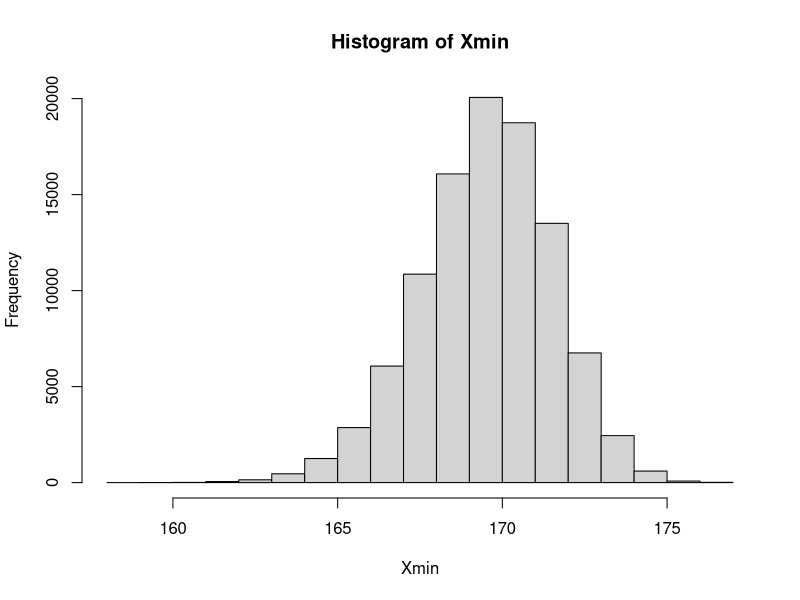
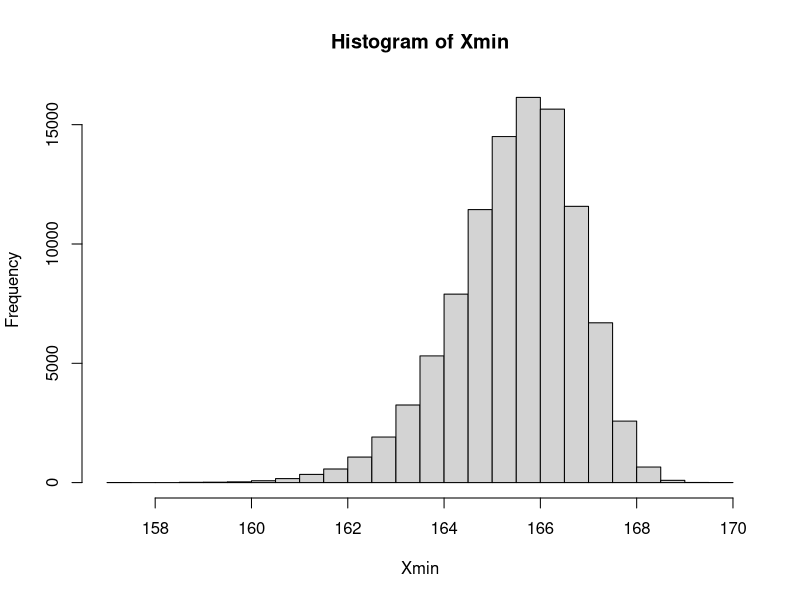
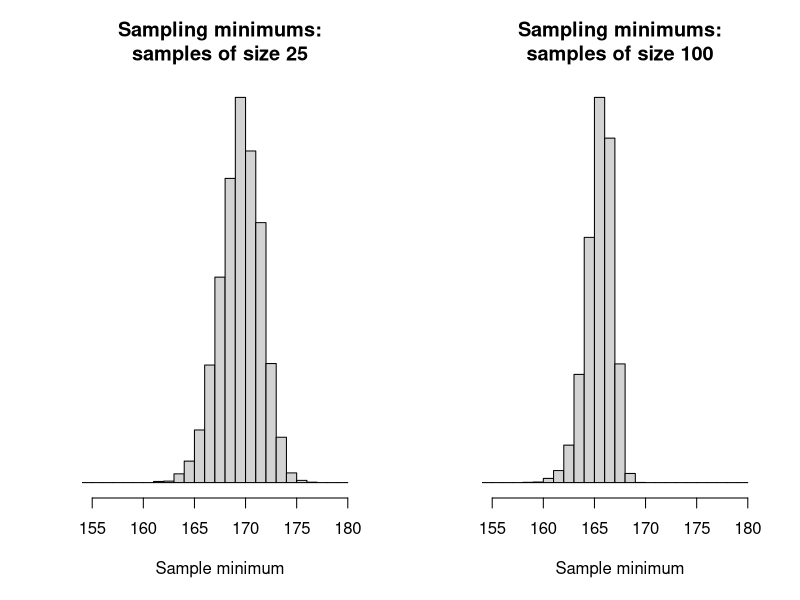
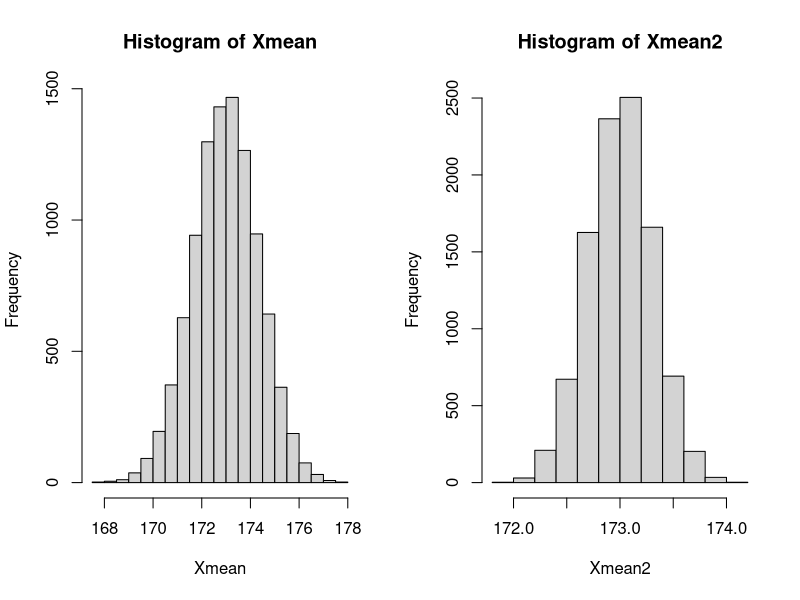
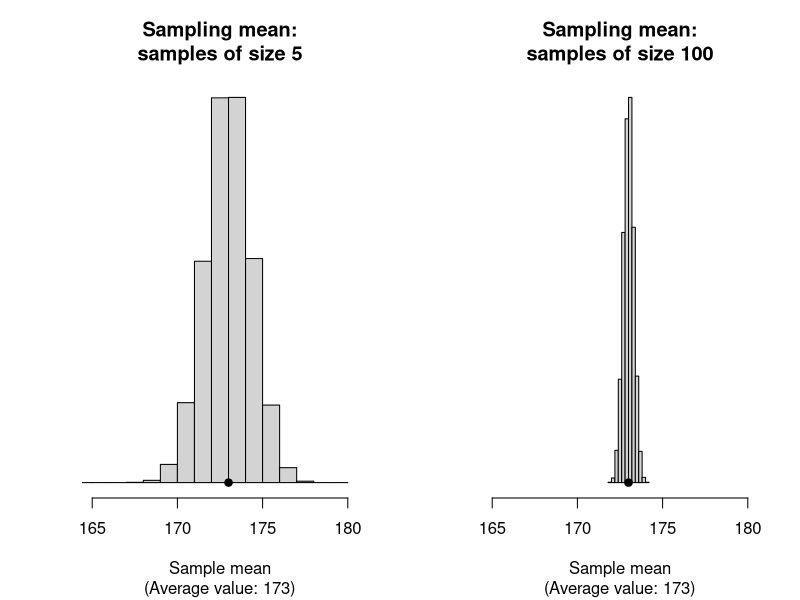
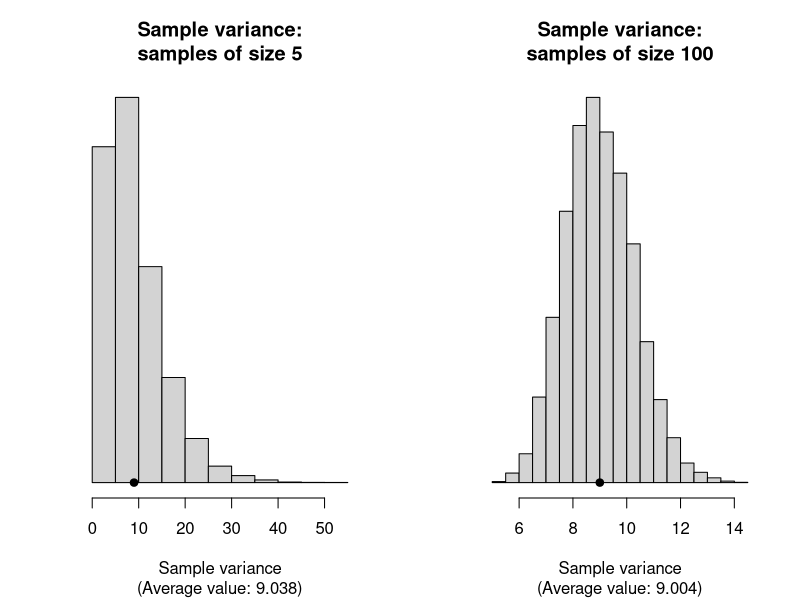
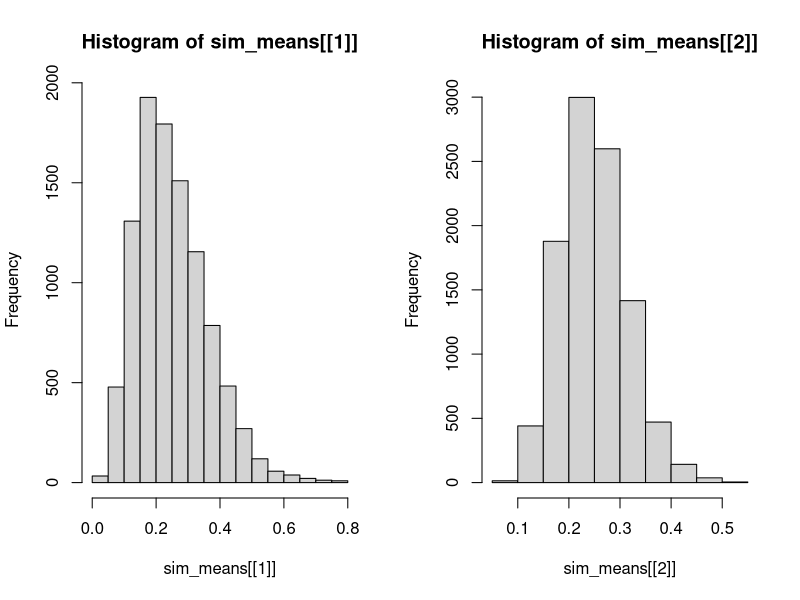
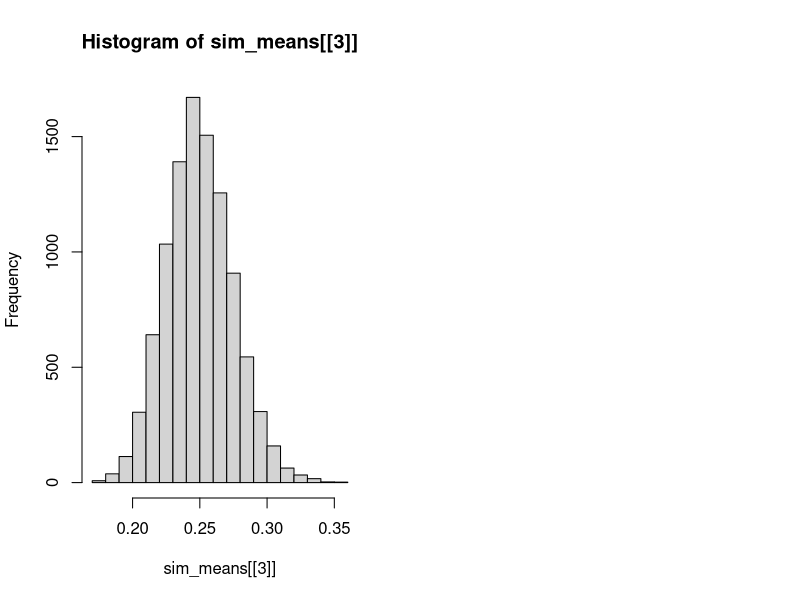

Reproduce these figures in R, in order. (Note: this script raises an error after producing the figures.)
## ---- chunk 1
Population <- c(22, 23, 27, 28, 38)
min_P <- min(Population)
min_P
## ---- chunk 2
combn(Population, 2)
## ---- chunk 3
min_S <- combn(Population, 2, FUN = min)
min_S
## ---- chunk 4
table(min_S)
## ---- chunk 5
min_S <- combn(Population, 4, FUN = min)
table(min_S)
## ---- chunk 6
set.seed(1592875)
## ---- chunk 7
x_Mn <- 173; x_Sd <- 3        # Population (model) mean, std dev.
sample_Size <- 5              # Sample size is 5
x1 <- rnorm(sample_Size,      # Take a sample of this size
            mean = x_Mn, sd = x_Sd)
min(x1)    # Compute the sample minimum for this sample
## ---- chunk 8
num_Sims <- 100000           # Number of simulations

# Generate random values
Xvals <- rnorm(num_Sims * sample_Size,
               mean = x_Mn, sd = x_Sd)

# Place these into an array, with each sample as a column 
Xvals <- array(Xvals,
               dim = c(sample_Size, num_Sims) )

# Find the minimum of each sample (i.e., column)
Xmin   <- apply(Xvals, 
                MARGIN = 2, 
                FUN = min) 
hist(Xmin)          # Create the histogram of sample minimums
## ---- chunk 9
sample_Size2 <- 100

# Generate random values
Xvals <- rnorm(num_Sims * sample_Size2,
               mean = x_Mn, sd = x_Sd)

# Place these into an array, with each sample as a column 
Xvals <- array(Xvals,
               dim = c(sample_Size2, num_Sims) )

# Find the minimum of each sample (i.e., column)
Xmin   <- apply(Xvals, 
                MARGIN = 2, 
                FUN = min) 
hist(Xmin)          # Create the histogram of sample minimums
## ---- chunk 10
par( mfrow = c(1, 2))

set.seed(1592875)

sample_Size <- 5

x_Mn <- 173
x_Sd <- 3
num_Sims <- 10000          # Number of simulations

#####

# Generate random values
Xvals <- rnorm(num_Sims * sample_Size,
               mean = x_Mn, sd = x_Sd)

# Place these into an array, with each sample as a column 
Xvals <- array(Xvals,
               dim = c(sample_Size, num_Sims) )

# Find the minimum of each sample (i.e., column)
Xmin   <- apply(Xvals, 
                MARGIN = 2, 
                FUN = min) 

hist(Xmin, 
     xlim = c(155, 180),
     xlab = "Sample minimum",
     ylab = "",
     breaks = seq(150, 180, by = 1),
     main = "Sampling minimums:\nsamples of size 25",
     axes = FALSE)
axis(side = 1)

#####

sample_Size2 <- 100

Xvals2 <- rnorm(num_Sims * sample_Size2,
                mean = x_Mn, sd = x_Sd)
Xvals2 <- array(Xvals2,
                dim = c(sample_Size2, num_Sims) )
Xmin2  <- apply(Xvals2, 
                MARGIN = 2, 
                FUN = "min") 

hist(Xmin2, 
     xlim = c(155, 180),
     xlab = "Sample minimum",
     ylab = "",
     breaks = seq(150, 180, by = 1),
     main = "Sampling minimums:\nsamples of size 100",
     axes = FALSE)
axis(side = 1)
## ---- chunk 11
# Mean: n = 5
Xmean   <- apply(Xvals, 
                 MARGIN = 2, 
                 FUN = mean) 
hist(Xmean)          # Create the histogram of sample minimums

# Mean: n = 100
Xmean2   <- apply(Xvals2, 
                 MARGIN = 2, 
                 FUN = mean) 
hist(Xmean2)          # Create the histogram of sample minimums
## ---- chunk 12
par( mfrow = c(1, 2))

hist(Xmean, 
     xlim = c(165, 180),
     xlab = "Sample mean",
     ylab = "",
     breaks = seq(150, 180, by = 1),
     main = "Sampling mean:\nsamples of size 5",
     sub = paste0("(Average value: ", round(mean(Xmean), 1), ")"),
     axes = FALSE)
axis(side = 1)
points(x = x_Mn, 
       y = 0,
       pch = 19)



#####

hist(Xmean2, 
     xlim = c(165, 180),
     xlab = "Sample mean",
     ylab = "",
     #breaks = seq(150, 180, by = 1),
     main = "Sampling mean:\nsamples of size 100",
     sub = paste0("(Average value: ", round(mean(Xmean2), 1), ")"),
     axes = FALSE)
axis(side = 1)
points(x = x_Mn, 
       y = 0,
       pch = 19)


## ---- chunk 13
par( mfrow = c(1, 2))

Xvar   <- apply(Xvals, 
                MARGIN = 2, 
                FUN = var) 
Xvar2   <- apply(Xvals2, 
                 MARGIN = 2, 
                 FUN = var) 
xRange <- c(1, 2)

hist(Xvar, 
#     xlim = xRange,
     xlab = "Sample variance",
     ylab = "",
     #breaks = seq(150, 180, by = 1),
     main = "Sample variance:\nsamples of size 5",
     sub = paste0("(Average value: ", round(mean(Xvar), 3), ")"),
     axes = FALSE)
axis(side = 1)
points(x = x_Sd^2, 
       y = 0,
       pch = 19)



#####

hist(Xvar2, 
#     xlim = c(165, 180),
     xlab = "Sample variance",
     ylab = "",
     #breaks = seq(150, 180, by = 1),
     main = "Sample variance:\nsamples of size 100",
     sub = paste0("(Average value: ", round(mean(Xvar2), 3), ")"),
     axes = FALSE)
axis(side = 1)
points(x = x_Sd^2, 
       y = 0,
       pch = 19)

## ---- chunk 14
set.seed(123)

ns <- c(5, 15, 100)
lambda <- 4
B <- 10000  # number of simulations

sim_means <- lapply(ns, function(n) {
  replicate(B, mean(rexp(n, rate = lambda)))
})

hist(sim_means[[1]]) 
hist(sim_means[[2]])
hist(sim_means[[3]])
## ---- chunk 15
par(mfrow = c(1, 3))

hist(sim_means[[1]], 
     axes = FALSE,
     main = "Sample means:\nn = 5", 
     ylab = "",
     xlab = "Sample means")
axis(side = 1)

hist(sim_means[[2]], 
     axes = FALSE,
     main = "Sample means:\nn = 15", 
     ylab = "",
     xlab = "Sample mean")
axis(side = 1)

hist(sim_means[[3]], 
     axes = FALSE,
     main = "Sample means:\nn = 100", 
     ylab = "",
     xlab = "Sample mean")
axis(side = 1)


## ---- chunk 16
set.seed(8979704) # For reproducibility
numberVars <- 1000 # That is: n

# The values of a_i, the coefficients in the linear combination
ai <- sample(x = seq(-2, 3),    # We select values of a_i between -2 and 3
             size = numberVars, # Need one for each X value
             replace = TRUE)    # Select with replacement

# The means of the individual distributions
mui <- runif(numberVars, # We take means from a uniform dist; one for each X
             min = -5,   # Min value is -5
             max = 5)    # Max value is 5
# The variances of the distributions
sigma2i <- runif(numberVars,  # Variance from a uniform distn also
                min = 1,    # Minimum values of 1
                max = 3)    # Maximum value of 3

# Compute the values directly:
Xi <- rnorm(numberVars,      # X_i with 
            mean = mui,   # means 
            sd = sqrt(sigma2i) )

# What we expect for Y = a_1 X_2 + a_2 X_2 + ...
# according to the Theorem:
Y <- ai * Xi  # The linear combination Y

# Show some:
someInfo <- cbind(ai, mui, sigma2i, Xi, Y)
someInfo[1:5, ]


# Compare:
compareTable <- array( dim = c(2, 2) )
colnames(compareTable) <- c("Means:",
                            "Variances:")
rownames(compareTable) <- c("Using theorem",
                            "Computing directly")

compareTable[, 1] <- c( mean(ai * Xi), 
                        mean(Y) )
compareTable[, 2] <- c( var(ai * Xi), 
                        var(Y) )
compareTable
## ---- chunk 17
2 * ( pnorm( -1.667 ) )
## ---- chunk 18
par( mfrow = c(1, 2))

x <- seq(3 - 4 * 0.6,
         3 + 4 * 0.6,
         length = 200)
y <- dnorm(x,
           mean = 3,
           sd = 0.6)
plot( y ~ x,
      type = "l",
      lwd = 2,
      las = 1,
      axes = FALSE,
      main = "Weight of\nindividual envelopes",
      xlab = "Envelope weight (in g)",
      ylab = "Density")
axis(side = 1)
box()


x <- seq(75 - 4 * 3,
         75 + 4 * 3,
         length = 200)
y <- dnorm(x,
           mean = 75,
           sd = 3)
plot( y ~ x,
      type = "l",
      lwd = 2,
      las = 1,
      axes = FALSE,
      main = "Weight of packs of\n25 envelopes",
      xlab = "Pack weight (in g)",
      ylab = "Density")
axis(side = 1)
box()
shadeNormal(x, y,
            col = "grey",
            lo = 70,
            hi = 80)
## ---- chunk 19
z <- qnorm(0.95)
z

n <- (z * 12 / 5) ^ 2
n
## ---- chunk 20
pnorm( -1.78 )
## ---- chunk 21
par( mfrow = c(1, 3))

xx <- seq(0.01, 4, length = 100)
plot( x = xx,
      y = dchisq(xx, df = 1),
      lwd = 2,
      type = "l",
      xlab = expression(italic(x)),
      ylab = "Density",
      las = 1,
      main = expression( bold(chi^2*"-"*distribution: df==1)))

xx <- seq(0.001, 15, length = 100)
plot( x = xx,
      y = dchisq(xx, df = 5),
      lwd = 2,
      type = "l",
      xlab = expression(italic(x)),
      ylab = "Density",
      las = 1,
      main = expression( bold(chi^2*"-"*distribution: df==5)))

xx <- seq(0.001, 50, length = 100)
plot( x = xx,
      y = dchisq(xx, df = 20),
      lwd = 2,
      type = "l",
      xlab = expression(italic(x)),
      ylab = "Density",
      las = 1,
      main = expression( bold(chi^2*"-"*distribution: df==20)))
## ---- chunk 22
qchisq(0.9, df = 12)
## ---- chunk 23
pchisq(18, df = 9, lower.tail = FALSE)
## ---- chunk 24
par( mfrow = c(1, 3))

xx <- seq(-4, 4,
          length = 100)

plot( x = xx,
      y = dt(xx, df = 2),
      ylim = c(0, 0.4),
      lwd = 2,
      type = "l",
      axes = FALSE,
      xlab = expression(italic(x)),
      ylab = "Density",
      las = 1,
      main = expression( bold(The~italic(t)*"-"*distribution~with~2~df)))
axis(side = 1)
lines( x = xx,
       y = dnorm(x = xx),
       lwd = 2,
       lty = 2,
       col = plotColour1)

plot( x = xx,
      y = dt(xx, df = 7),
      lwd = 2,
      type = "l",
      axes = FALSE,
      xlab = expression(italic(x)),
      ylab = "Density",
      las = 1,
      main = expression( bold(The~italic(t)*"-"*distribution~with~7~df)))
axis(side = 1)
lines( x = xx,
       y = dnorm(x = xx),
       lwd = 2,
       lty = 2,
       col = plotColour1)

plot( x = xx,
      y = dt(xx, df = 30),
      lwd = 2,
      type = "l",
      axes = FALSE,
      xlab = expression(italic(x)),
      ylab = "Density",
      las = 1,
      main = expression( bold(The~italic(t)*"-"*distribution~with~30~df)))
axis(side = 1)
lines( x = xx,
       y = dnorm(x = xx),
       lwd = 2,
       lty = 2,
       col = plotColour1)
## ---- chunk 25
pt(-0.645, df = 4)
## ---- chunk 26
par(mfrow = c(1, 3))

xx <- seq(0.01, 4, length = 100)

plot( x = xx,
      y = df(xx, df1 = 1, df2 = 4),
      lwd = 2,
      type = "l",
      xlab = expression(italic(x)),
      ylab = "Density",
      las = 1,
      main = expression(bold(atop(The~italic(F)*"-"*distribution,
                                  with~df=="(1, 4)"))))

plot( x = xx,
      y = df(xx, df1 = 6, df2 = 1),
      lwd = 2,
      type = "l",
      xlab = expression(italic(x)),
      ylab = "Density",
      las = 1,
      main = expression(bold(atop(The~italic(F)*"-"*distribution,
                                  with~df=="(6, 1)"))))

plot( x = xx,
      y = df(xx, df1 = 30, df2 = 5),
      lwd = 2,
      type = "l",
      xlab = expression(italic(x)),
      ylab = "Density",
      las = 1,
      main = expression(bold(atop(The~italic(F)*"-"*distribution,
                                  with~df=="(30, 5)"))))
## ---- chunk 27
pf(1,    df1 = 2, df2 = 10)
qf(0.99, df1 = 2, df2 = 10)
## ---- chunk 28

## ---- chunk 29

## ---- chunk 30
# The distribution of individuals has a uniform distribution:
set.seed(4516) # For reproducibility
sampleSize1 <- 10
sampleSize2 <- 20
sampleMeans1 <- NULL
sampleMeans2 <- NULL

numberOfSimulations <- 1000
for (i in 1:numberOfSimulations){
  # Take a sample of size 10
  Xs1 <- runif(sampleSize1, 
               min = 0,
               max = 5)
  # Take a sample of size 10
  Xs2 <- runif(sampleSize2, 
               min = 0,
               max = 5)

  # Find the sample mean
  sampleMeans1 <- c(sampleMeans1, mean(Xs1) )
  sampleMeans2 <- c(sampleMeans2, mean(Xs2) )
}

par(mfrow = c(1, 3))

plot( x = c(-1, 0, 0, 5, 5, 6), 
      y = c(0, 0, 0.2, 0.2, 0, 0),
      lwd = 2,
      las = 1,
      type = "l",
      xlab = expression(italic(x)),
      ylab = "Prob. fn",
      main = "Distribution of the\nindividuals observations")

hist( sampleMeans1,
      las = 1,
      xlab = expression(Sample~means~bar(italic(x)) ),
      main = expression( bold( atop(Distribution~of~sample~means,
                               "for"~italic(n)==10) ) ) )
hist( sampleMeans2,
      las = 1,
      xlab = expression(Sample~means~bar(italic(x)) ),
      main = expression( bold( atop(Distribution~of~sample~means,
                               "for"~italic(n)==20) ) ) )
## ---- chunk 31
1 - pnorm(1.6)
